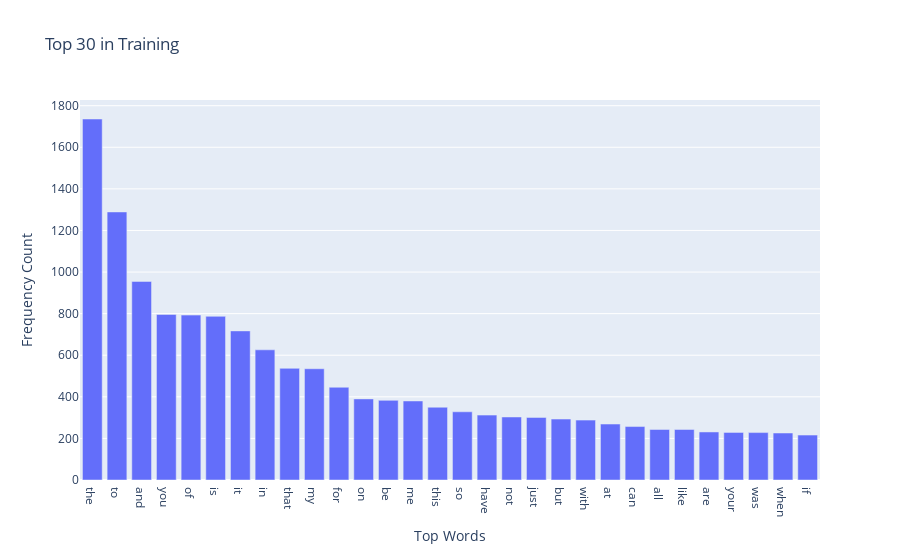
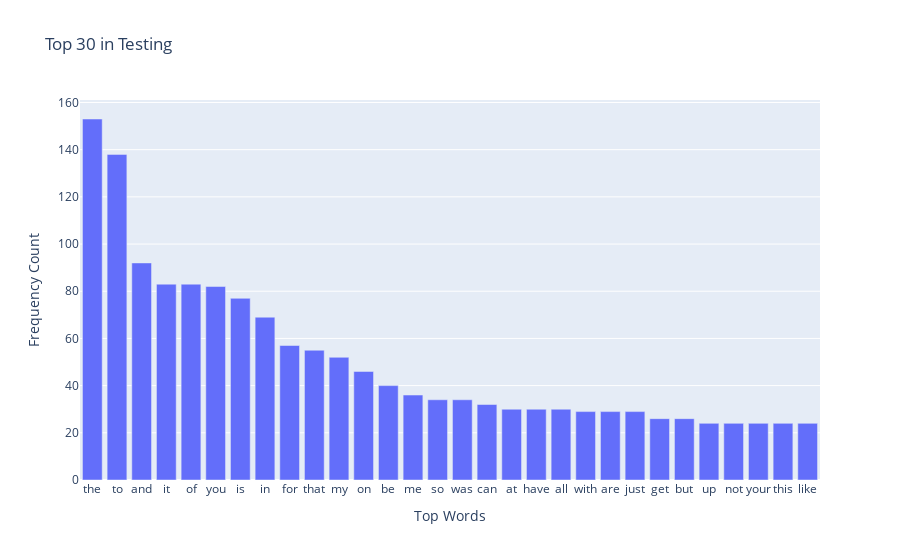

Notebook code cell kept with these figures, in order:
### Markdown cell above
---
##### <a id='toc1_5_1_1_1_'></a>[**>>> Exercise 1 (Take home):**](#toc0_)
Plot word frequency for Top 30 words in both train and test dataset. (Hint: refer to DM lab 1)

### Code cell
# Answer here
import pandas as pd
import numpy as np
import plotly.express as px
import plotly.graph_objs as go
from sklearn.feature_extraction.text import CountVectorizer


def top_n_plot(df: pd.DataFrame, n: int, title: str) -> go.Figure:
    count_vect = CountVectorizer()
    term_frequencies = np.asarray(
        count_vect.fit_transform(df["text"]).sum(axis=0)
    ).ravel()
    top_indices = term_frequencies.argsort()[-n:][::-1]
    return px.bar(
        pd.DataFrame(
            {
                "Top Words": count_vect.get_feature_names_out()[top_indices],
                "Frequency Count": term_frequencies[top_indices],
            }
        ),
        x="Top Words",
        y="Frequency Count",
        title=title,
    )


top_n_plot(train_df, 30, f"Top {30} in Training").show()
top_n_plot(test_df, 30, f"Top {30} in Testing").show()

### Figure 1 — Plotly figure (JSON) as saved in the notebook; plotly's stock layout.template omitted (floating-point values rounded to 4 significant figures)
{"data": [{"hovertemplate": "Top Words=%{x}<br>Frequency Count=%{y}<extra></extra>", "legendgroup": "", "marker": {"color": "#636efa", "pattern": {"shape": ""}}, "name": "", "orientation": "v", "showlegend": false, "textposition": "auto", "type": "bar", "x": ["the", "to", "and", "you", "of", "is", "it", "in", "that", "my", "for", "on", "be", "me", "this", "so", "have", "not", "just", "but", "with", "at", "can", "all", "like", "are", "your", "was", "when", "if"], "xaxis": "x", "y": [1736, 1289, 955, 796, 793, 787, 717, 626, 537, 535, 446, 390, 383, 380, 350, 328, 312, 303, 301, 293, 288, 269, 257, 243, 243, 231, 229, 228, 226, 216], "yaxis": "y"}], "layout": {"barmode": "relative", "legend": {"tracegroupgap": 0}, "title": {"text": "Top 30 in Training"}, "xaxis": {"anchor": "y", "domain": [0, 1], "title": {"text": "Top Words"}}, "yaxis": {"anchor": "x", "domain": [0, 1], "title": {"text": "Frequency Count"}}}}

### Figure 2 — Plotly figure (JSON) as saved in the notebook; plotly's stock layout.template omitted (floating-point values rounded to 4 significant figures)
{"data": [{"hovertemplate": "Top Words=%{x}<br>Frequency Count=%{y}<extra></extra>", "legendgroup": "", "marker": {"color": "#636efa", "pattern": {"shape": ""}}, "name": "", "orientation": "v", "showlegend": false, "textposition": "auto", "type": "bar", "x": ["the", "to", "and", "it", "of", "you", "is", "in", "for", "that", "my", "on", "be", "me", "so", "was", "can", "at", "have", "all", "with", "are", "just", "get", "but", "up", "not", "your", "this", "like"], "xaxis": "x", "y": [153, 138, 92, 83, 83, 82, 77, 69, 57, 55, 52, 46, 40, 36, 34, 34, 32, 30, 30, 30, 29, 29, 29, 26, 26, 24, 24, 24, 24, 24], "yaxis": "y"}], "layout": {"barmode": "relative", "legend": {"tracegroupgap": 0}, "title": {"text": "Top 30 in Testing"}, "xaxis": {"anchor": "y", "domain": [0, 1], "title": {"text": "Top Words"}}, "yaxis": {"anchor": "x", "domain": [0, 1], "title": {"text": "Frequency Count"}}}}
